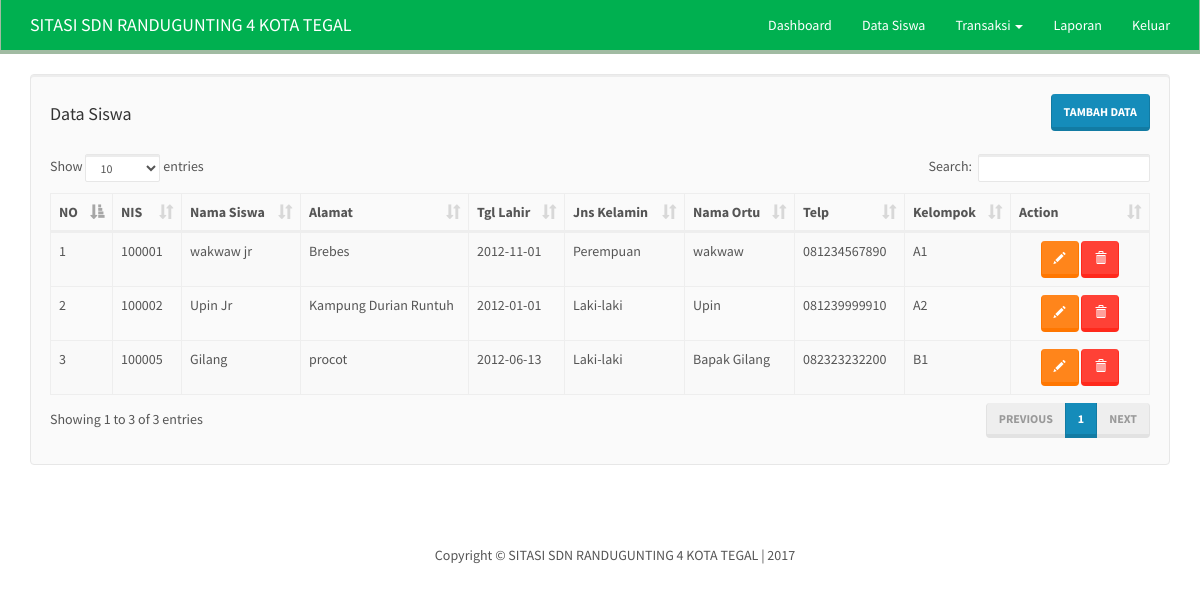
Page /siswa.php (signed in) on the committed database.
### tables this page shows
CREATE TABLE `siswa` (
  `id_sw` int(11) NOT NULL,
  `nis` varchar(8) NOT NULL,
  `nama` varchar(50) NOT NULL,
  `alamat` varchar(100) NOT NULL,
  `tgl_lahir` date NOT NULL,
  `jenis_kelamin` varchar(10) NOT NULL,
  `nama_ortu` varchar(50) NOT NULL,
  `telepon` varchar(13) NOT NULL,
  `kelompok` varchar(10) NOT NULL,
  `disabled` int(1) NOT NULL,
  `ditmbh_pd` datetime NOT NULL,
  `diupdt_pd` datetime NOT NULL,
  `dihps_pd` datetime NOT NULL
);

### includes/siswa.inc.php (called while the page is built, shortened)
<?php
class Siswa{
	private $conn;
	private $table_name = "siswa";
	public function __construct($db){
		$this->conn = $db;
	}
	function readAll(){
		$query = "SELECT * FROM ".$this->table_name." WHERE disabled=0 ORDER BY nis ASC";
		$stmt = $this->conn->prepare( $query );
		$stmt->execute();
		return $stmt;
	}
}
?>

### siswa.php (the view)
<?php
include "header2.php";
include_once 'includes/siswa.inc.php';
$pro = new Siswa($db);
$stmt = $pro->readAll();
?>
<div class="well">
    <div class="row">
        <div class="col-md-6 text-left">
            <h4>Data Siswa</h4>
        </div>
        <div class="col-md-6 text-right">
            <button onclick="location.href='siswa-baru.php'" class="btn btn-primary">Tambah Data</button>
        </div>
    </div>
    <br/>
    <table width="100%" class="table table-striped table-bordered" id="tabeldata">
        <thead>
            <tr>
                <th>NO</th>
                <th width="30px">NIS</th>
                <th>Nama Siswa</th>
                <th>Alamat</th>
                <th>Tgl Lahir</th>
                <th>Jns Kelamin</th>
                <th>Nama Ortu</th>
                <th>Telp</th>
                <th>Kelompok</th>
                <th width="100px">Action</th>
            </tr>
        </thead>
        <tbody>
    <?php
    $no = 1;
    while ($row = $stmt->fetch(PDO::FETCH_ASSOC)){
    ?>
            <tr>
                <td><?php echo $no++; ?></td>
                <td><?php echo $row['nis'] ?></td>
                <td><?php echo $row['nama'] ?></td>
        	    <td><?php echo $row['alamat'] ?></td>
                <td><?php echo $row['tgl_lahir'] ?></td>
                <td><?php echo $row['jenis_kelamin'] ?></td>
                <td><?php echo $row['nama_ortu'] ?></td>
                <td><?php echo $row['telepon'] ?></td>
                <td><?php echo $row['kelompok'] ?></td>
                <td class="text-center">
        		  <a href="siswa-ubah.php?idsw=<?php echo $row['id_sw'] ?>" class="btn btn-warning"><span class="glyphicon glyphicon-pencil" aria-hidden="true"></span></a>
        		  <a href="siswa-hapus.php?idsw=<?php echo $row['id_sw'] ?>" onclick="return confirm('Yakin ingin menghapus data')" class="btn btn-danger"><span class="glyphicon glyphicon-trash" aria-hidden="true"></span></a>
        	    </td>
            </tr>
    <?php
    }
    ?>
        </tbody>
    </table>
</div><br><br><br>
<?php include "footer.php"; ?>

### rows in the picture
siswa: nis "100001", nama "wakwaw jr", alamat "Brebes", tgl_lahir "2012-11-01", jenis_kelamin "Perempuan", nama_ortu "wakwaw", telepon "081234567890", kelompok "A1"
siswa: nis "100002", nama "Upin Jr", alamat "Kampung Durian Runtuh", tgl_lahir "2012-01-01", jenis_kelamin "Laki-laki", nama_ortu "Upin", telepon "081239999910", kelompok "A2"
siswa: nis "100005", nama "Gilang", alamat "procot", tgl_lahir "2012-06-13", jenis_kelamin "Laki-laki", nama_ortu "Bapak Gilang", telepon "082323232200", kelompok "B1"
